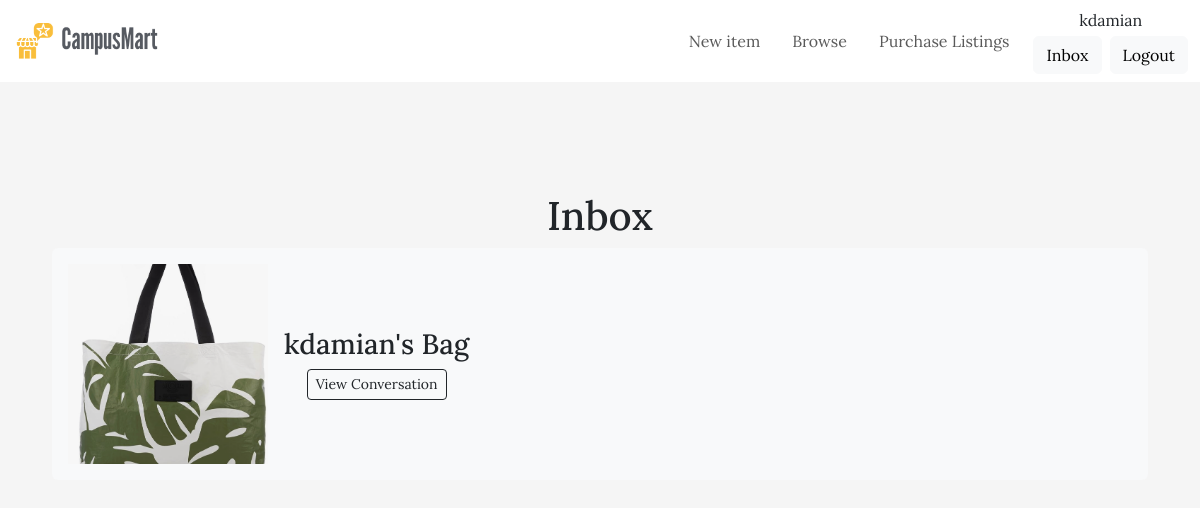
Page /campusmart/inbox/ (signed in) on the earlier database version.
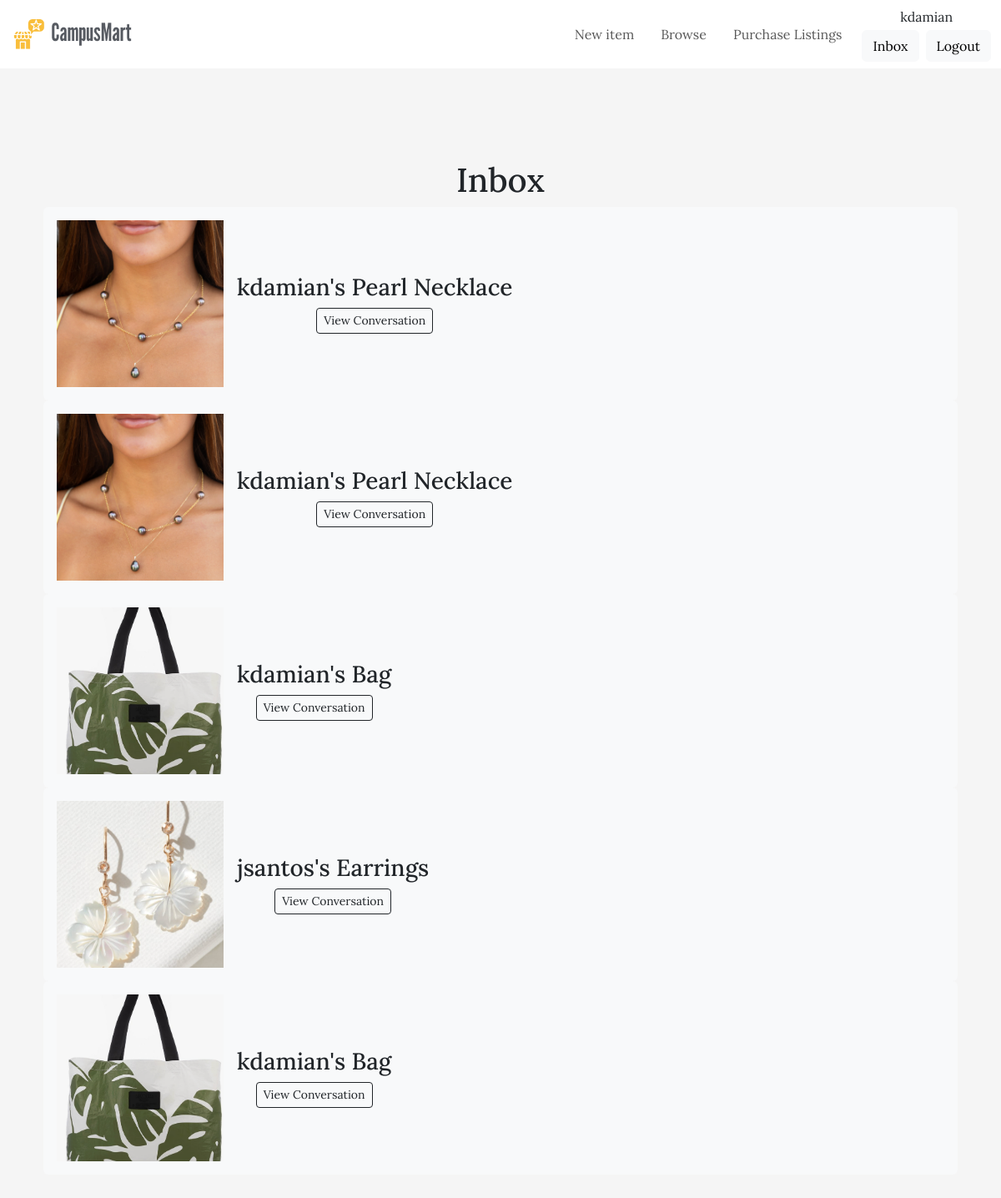
Same page on the later database version.
### campusmart/models.py (models this page shows)
class Conversation(models.Model):
    listing = models.ForeignKey(Listing, on_delete=models.CASCADE)
    members = models.ManyToManyField(User)
    created_at = models.DateTimeField(auto_now_add=True)

class Listing(models.Model):
    CONDITION_CHOICES = [
        ('New', 'New'),
        ('Like New', 'Like New'),
        ('Used', 'Used'),
        ('Fair', 'Fair'),
    ]
    STATUS_CHOICES = [
        ('Available', 'Available'),
        ('Unavailable', 'Unavailable'),
    ]
    created_by = models.ForeignKey(User, on_delete=models.CASCADE)
    title = models.CharField(max_length=200)
    description = models.TextField()
    price = models.DecimalField(max_digits=10, decimal_places=2)
    condition = models.CharField(max_length=20, choices=CONDITION_CHOICES)
    photo = models.ImageField(upload_to='listing_photos')
    status = models.CharField(max_length=20, choices=STATUS_CHOICES, default='Available')
    def __str__(self):
        return f"{self.created_by}'s {self.title}"

### campusmart/views.py (the view)
# urls.py: path('inbox/', views.inbox, name='inbox'),
@login_required
def inbox(request):
    conversations = Conversation.objects.filter(members=request.user).order_by('-created_at')
    return render(request, 'campusmart/inbox.html', {
        'conversations':conversations,
    })

### campusmart/templates/campusmart/inbox.html (shortened to what this page needs)
{% extends "campusmart/base.html" %}
{% load static %}
{% block content %}
<div class="container mt-4">
    <h1>Inbox</h1>
    <br/>
    {% for conversation in conversations %}
        <div class="col-12">
            <div class="d-flex align-items-center bg-light p-3 rounded">
            <div class="me-3">
                {% if conversation.listing.photo %}
                    <img src="{{ conversation.listing.photo.url }}"
                        class="w-full h-full object-cover rounded-xl"
                        alt="Listing image"
                        style="width: 200px; height: 200px; object-fit: cover; display: block;"
                    >
                {% endif %}
            </div>
            <div>
                <h3>{{ conversation.listing }}</h3>
                <a href="{% url 'campusmart:conversation_detail' conversation.id %}" class="btn btn-outline-dark btn-sm">View Conversation</a>
            </div>
        </div>
        </div>
    {% endfor %}
</div>
{% endblock %}

Differences in the rows shown:
added Conversation: listing.photo (picture), listing "kdamian's Pearl Necklace"
added Conversation: listing.photo (picture), listing "kdamian's Pearl Necklace"
added Conversation: listing.photo (picture), listing "kdamian's Bag"
added Conversation: listing.photo (picture), listing "jsantos's Earrings"
